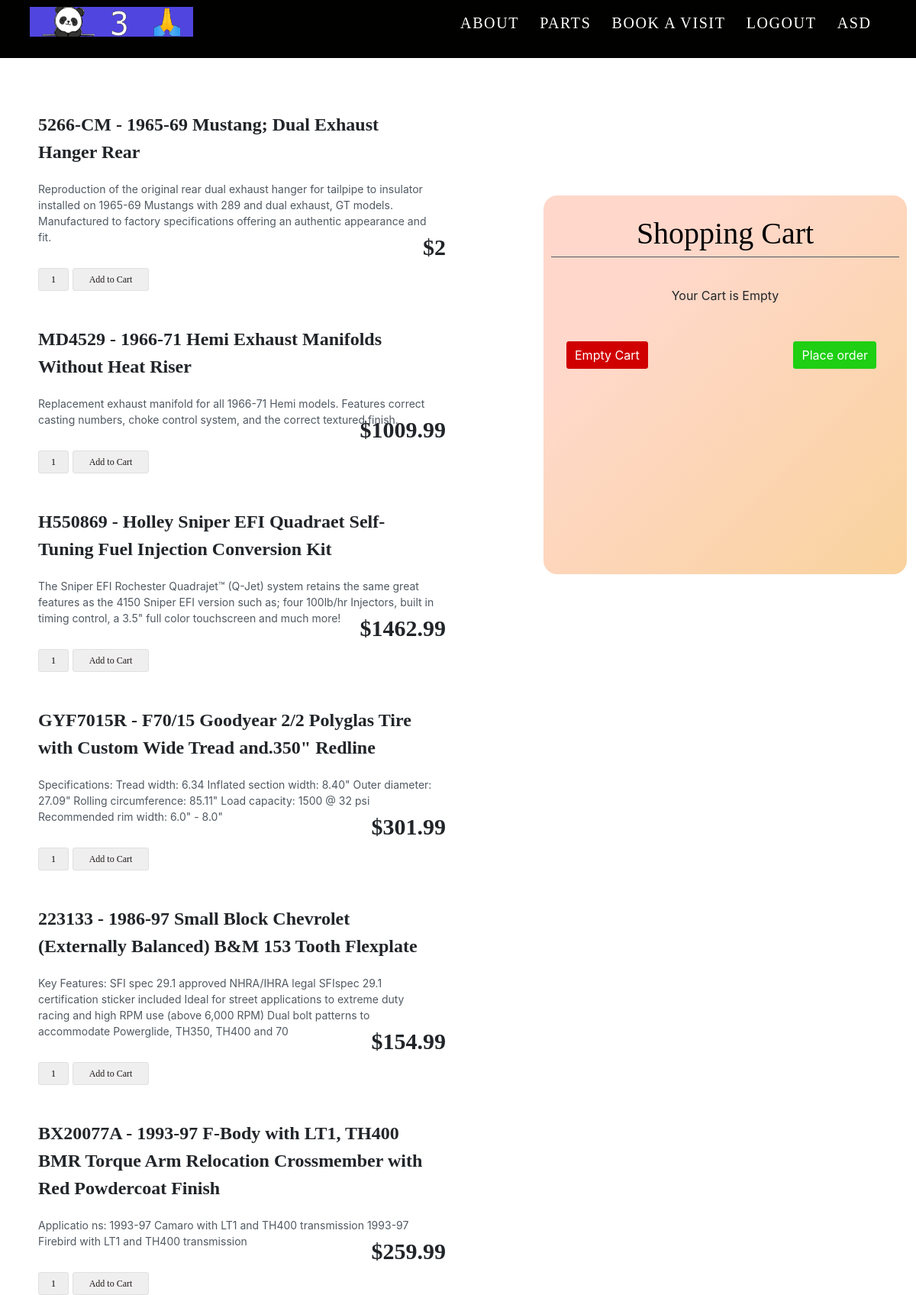
The page /car_garage/menu.php (signed in) on the database its author committed.
### tables this page shows
CREATE TABLE `customer` (
  `name` text NOT NULL,
  `password` varchar(255) NOT NULL,
  `email` varchar(255) NOT NULL,
  `address` varchar(255) NOT NULL,
  `phone` int(255) NOT NULL
);

CREATE TABLE `shop` (
  `name` varchar(255) NOT NULL,
  `code` varchar(255) NOT NULL,
  `price` varchar(255) NOT NULL,
  `descrip` varchar(255) NOT NULL,
  `id` varchar(255) NOT NULL
);

### car_garage/dbcontroller.php (called while the page is built, shortened)
<?php
class DBController {
	private $host = "localhost";
	private $user = "root";
	private $password = "";
	private $database = "cargaragedb";
	private $conn;
	function __construct() {
		$this->conn = $this->connectDB();
	}
	function connectDB() {
		$conn = mysqli_connect($this->host,$this->user,$this->password,$this->database);
		return $conn;
	}
	function runQuery($query) {
		$result = mysqli_query($this->conn,$query);
		while($row=mysqli_fetch_assoc($result)) {
			$resultset[] = $row;
		}
		if(!empty($resultset))
			return $resultset;
	}
}
?>

### car_garage/menu.php (the view, shortened to what this page needs)
<?php
require("dbcontroller.php");
require_once("db.php");
$email=$_SESSION['email'];
$db_handle = new DBController();
?>
<html lang="en">
<head>
    <link rel="stylesheet" href="css/shop.css" type="text/css" />
    <link href="//db.onlinewebfonts.com/c/465b1cbe35b5ca0de556720c955abece?family=AbolitionW00-Regular" rel="stylesheet"
        type="text/css" />
    <link rel="stylesheet" href="https://stackpath.bootstrapcdn.com/bootstrap/4.3.1/css/bootstrap.min.css"
>
</head>
<body data-aos-easing="ease-out-back" data-aos-duration="1500" data-aos-delay="0">
    <nav class="navbar navbar-expand-md navbar-dark position-sticky-top fixed-top">
        <div class="canvas-area">
            <div class="head1">
                <a class="navbar-logo" href="#"><img src="img/logo.png"
                        style="height:35px; width: 214px;padding-top:1px"> </a></div>
            <div class="collapse navbar-collapse text-right" id="navbarResponsive">
                <ul class="navbar-nav ml-auto">
                    <li class="nav-item">
                        <a class="nav-link" href="index.php">about</a>
                    </li>
                    <li class="nav-item">
                        <a class="nav-link" href="menu.php">parts</a>
                    </li>
                    <li class="nav-item">
                        <a class="nav-link" href="visits.php">book a visit</a>
                    </li>
                    <li class="nav-item">
                        <a class="nav-link" href="logout.php">logout</a>
                    </li>
                    <li class="nav-item">
                        <a class="nav-link" href="user.php">
                            <p><?php
            $query1="select name from customer where email='$email'";
            $nameg = mysqli_query($con,$query1);
            while ($row = mysqli_fetch_assoc($nameg)) {
                echo $row['name']."<br>";
            }?></p>
                        </a>
                    </li>
                </ul>
            </div>
        </div>
    </nav>
    <div class="col-md-7" id="product-grid">
        <?php
	$product_array = $db_handle->runQuery("SELECT * FROM shop ORDER BY id asc");
	if (!empty($product_array)) {
		foreach($product_array as $key=>$value){
    ?>
        <div class="container-fluid" id="prohov">
            <div class="product-item foo-2">
                <form method="post" action="menu.php?action=add&code=<?php echo $product_array[$key]["code"]; ?>">
                    <div class="product-tile-footer">
                        <div class="product-title"><?php echo $product_array[$key]["name"]; ?></div>
                        <div class="product-description"><?php echo $product_array[$key]["descrip"]; ?></div>
                    </div>
                    <div class="lower">
                        <div class="cart-action"><input type="text" class="product-quantity fix2" name="quantity"
                                value="1" size="2" /><input type="submit" value="Add to Cart"
                                class="btnAddAction fix1" /></div>
                    </div>
                    <div class="product-price"><?php echo "$".$product_array[$key]["price"]; ?></div>
                </form>
            </div>
        </div>
        <?php
		}
	}
	?>
    </div>
    <div class="right">
        <div id="shopping-cart">
            <div class="txt-heading">Shopping Cart</div>
            <?php
if(isset($_SESSION["cart_item"])){
    $total_quantity = 0;
    $total_price = 0;
?>
            <table class="tbl-cart" cellpadding="10" cellspacing="2" style="padding-top:10px;">
                <tbody>
                    <tr>
                        <th style="text-align:left;" width="30%">Name</th>
                        <th style="text-align:right;" width="5%">Quantity</th>
                        <th style="text-align:right;" width="20%">Unit Price</th>
                        <th style="text-align:right;" width="10%">Price</th>
                        <th style="text-align:center;" width="5%">Remove</th>
                    </tr>
                    <?php
    foreach ($_SESSION["cart_item"] as $item){
        $item_price = $item["quantity"]*$item["price"];
		?>
                    <tr>
                        <td><?php echo $item["name"]; ?></td>
                        <td style="text-align:right;"><?php echo $item["quantity"]; ?></td>
                        <td style="text-align:right;"><?php echo "$ ".$item["price"]; ?></td>
                        <td style="text-align:right;"><?php echo "$ ". number_format($item_price,2); ?></td>
                        <td style="text-align:center;"><a
                                href="menu.php?action=remove&code=<?php echo $item["code"]; ?>"><img
                                    src="img\icon-delete.png" alt="Remove Item" /></a></td>
                    </tr>
                    <?php
				$total_quantity += $item["quantity"];
				$total_price += ($item["price"]*$item["quantity"]);
		}
		?>
                    <tr>
                        <td colspan="2" align="right">Total:</td>
                        <td align="right"><?php echo $total_quantity; ?></td>
                        <td align="right" colspan="2">
                            <strong><?php echo "$ ".number_format($total_price, 2); ?></strong>
                        </td>
                    </tr>
                </tbody>
            </table>
            <?php
} else {
?>
            <div class="no-records">Your Cart is Empty</div>
            <?php
}
?>
            <a type="button" onclick="myFunction()" id="btnorder"
                href="menu.php?action=insert&code=<?php echo $item["code"]; ?>">Place order</button>
                <a id="btnEmpty" href="menu.php?action=empty">Empty Cart</a>
        </div>
    </div>
</BODY>
</HTML>

### car_garage/css/shop.css (style rules this page uses)
body { font-family: AbolitionW00-Regular; color: #211a1a; font-size: 0.9em; display: flex; padding-right: 20px; }
.right { width: 40%; height: 500px; min-height: 200px; overflow: auto; right: 0px; position: fixed !important; top: 15% !important; background-color: #f9d29d; background-image: linear-gradient(315deg, #f9d29d 0%, #ffd8cb 74%); border: 2px solid white; border-radius: 20px; margin-right: 10px; }
#shopping-cart { margin-top: 20px; margin-right: 10px; margin-left: 10px; }
#product-grid { margin-top: 100px; margin-left: 20px; width: 85%; }
.txt-heading { color: black; border-bottom: 1px solid #505962; overflow: auto; font-family: "AbolitionW00-Regular"; text-transform: capitalize; font-size: 40px; text-align: center; margin-bottom: 10px; }
#btnEmpty { background-color: #d00000; border: #d00000 1px solid; padding: 5px 10px; color: white; float: left; text-decoration: none; border-radius: 3px; margin-left: 20px !important; margin: 10px 0px; }
#btnorder { background-color: #1ECF13; border: #1ECF13 1px solid; padding: 5px 10px; color: white; float: right; text-decoration: none; border-radius: 3px; margin: 10px 0px; margin-right: 30px; }
.btnAddAction { padding: 5px 10px; margin-left: 5px; background-color: #efefef; border: #E0E0E0 1px solid; color: #211a1a; float: right; text-decoration: none; border-radius: 3px; cursor: pointer; }
.product-item { float: left; background: #ffffff; margin: 30px 20px 0px 0px; border: none; width: 85%; }
.product-title { margin-bottom: 20px; font-weight: bolder; font-size: 24px; font-family: "Beyond the mountains" }
.product-description { color: #505962; font-size: 14px; }
.product-price { float: right; margin-left: 30px; margin-top: -20px; font-size: 30px; font-family: 'Beyond the mountains'; font-weight: bolder; }
.lower { margin-top: 30px !important; align-items: center !important; margin-right: 30px; float: left }
.cart-action { font-family: 'AbolitionW00-Regular'; font-size: 12px; }
.product-quantity { padding: 5px 10px; border-radius: 3px; border: #E0E0E0 1px solid; }
.product-tile-footer { padding: 15px 15px 0px 0px; overflow: auto; }
.no-records { text-align: center; clear: both; margin: 38px 0px; }
input { background-color: #eee; border: none; padding: 12px 15px; margin: 8px 10px; width: 230px; border-radius: 8px; transition-duration: 0.25s; text-align: center; }
.fix1 { width: 100px; }
.fix2 { width: 40px; }
body { overflow-x: hidden; font-family: 'AbolitionW00-Regular', sans-serif; color: #505962; }
html { scroll-behavior: smooth; }
.navbar { text-transform: uppercase; font-weight: 700; font-family: "AbolitionW00-Regular"; font-size: 28px !important; letter-spacing: .1rem; background-color: #010100 !important; background-position: top left; background-repeat: repeat; opacity: 1; width: 100%; }
.navbar-nav li { padding-right: .7rem; }
.navbar-dark .navbar-nav .nav-link { color: white !important; padding: 7px 12px; font-size: 20px; font-weight: 500; }
.canvas-area { width: 100%; float: left; padding: 0px 2%; margin-top: 0px; }
.head1 { width: auto; float: left; }
.head1 a { width: auto; float: left; }
.head1 a img { width: auto; float: left; height: 40px !important; }

### rows shown on the page
customer: name "ASD"
shop: name "5266-CM - 1965-69 Mustang; Dual Exhaust Hanger Rear", descrip "Reproduction of the original rear dual exhaust hanger for tailpipe to insulator installed on 1965-69 Mustangs with 289 and dual exhaust, GT models. Manufactured to factory specifications offering an authentic appearance and fit.", price "2"
shop: name "MD4529 - 1966-71 Hemi Exhaust Manifolds Without Heat Riser", descrip "Replacement exhaust manifold for all 1966-71 Hemi models. Features correct casting numbers, choke control system, and the correct textured finish.", price "1009.99"
shop: name "H550869 - Holley Sniper EFI Quadraet Self-Tuning Fuel Injection Conversion Kit", descrip "The Sniper EFI Rochester Quadrajet™ (Q-Jet) system retains the same great features as the 4150 Sniper EFI version such as; four 100lb/hr Injectors, built in timing control, a 3.5\" full color touchscreen and much more!", price "1462.99"
shop: name "GYF7015R - F70/15 Goodyear 2/2 Polyglas Tire with Custom Wide Tread and.350\" Redline", descrip "Specifications: Tread width: 6.34 Inflated section width: 8.40\" Outer diameter: 27.09\" Rolling circumference: 85.11\" Load capacity: 1500 @ 32 psi Recommended rim width: 6.0\" - 8.0\"", price "301.99"
shop: name "223133 - 1986-97 Small Block Chevrolet (Externally Balanced) B&M 153 Tooth Flexplate", descrip "Key Features: SFI spec 29.1 approved NHRA/IHRA legal SFIspec 29.1 certification sticker included Ideal for street applications to extreme duty racing and high RPM use (above 6,000 RPM) Dual bolt patterns to accommodate Powerglide, TH350, TH400 and 70", price "154.99"
shop: name "BX20077A - 1993-97 F-Body with LT1, TH400 BMR Torque Arm Relocation Crossmember with Red Powdercoat Finish", descrip "Applicatio ns: 1993-97 Camaro with LT1 and TH400 transmission 1993-97 Firebird with LT1 and TH400 transmission", price "259.99"
